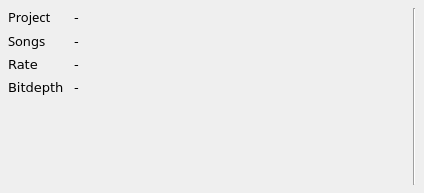
<ui version="4.0" >
 <author></author>
 <comment></comment>
 <exportmacro></exportmacro>
 <class>ProjectInfoWidget</class>
 <widget class="QWidget" name="ProjectInfoWidget" >
  <property name="geometry" >
   <rect>
    <x>0</x>
    <y>0</y>
    <width>424</width>
    <height>193</height>
   </rect>
  </property>
  <property name="windowTitle" >
   <string>Project Information Widget</string>
  </property>
  <layout class="QGridLayout" >
   <property name="margin" >
    <number>8</number>
   </property>
   <property name="spacing" >
    <number>6</number>
   </property>
   <item row="1" column="0" >
    <spacer>
     <property name="orientation" >
      <enum>Qt::Vertical</enum>
     </property>
     <property name="sizeHint" >
      <size>
       <width>199</width>
       <height>31</height>
      </size>
     </property>
    </spacer>
   </item>
   <item row="0" column="0" >
    <layout class="QGridLayout" >
     <property name="margin" >
      <number>0</number>
     </property>
     <property name="spacing" >
      <number>6</number>
     </property>
     <item row="3" column="0" >
      <widget class="QLabel" name="bitdepthDesLabel" >
       <property name="font" >
        <font>
         <family>Bitstream Vera Sans</family>
         <pointsize>10</pointsize>
         <weight>50</weight>
         <italic>false</italic>
         <bold>false</bold>
         <underline>false</underline>
         <strikeout>false</strikeout>
        </font>
       </property>
       <property name="text" >
        <string>Bitdepth</string>
       </property>
      </widget>
     </item>
     <item row="0" column="1" >
      <widget class="QLabel" name="projectNameLabel" >
       <property name="minimumSize" >
        <size>
         <width>120</width>
         <height>0</height>
        </size>
       </property>
       <property name="font" >
        <font>
         <family>Bitstream Vera Sans</family>
         <pointsize>10</pointsize>
         <weight>50</weight>
         <italic>false</italic>
         <bold>false</bold>
         <underline>false</underline>
         <strikeout>false</strikeout>
        </font>
       </property>
       <property name="text" >
        <string>-</string>
       </property>
       <property name="margin" >
        <number>-1</number>
       </property>
      </widget>
     </item>
     <item row="1" column="1" >
      <widget class="QLabel" name="songCountLabel" >
       <property name="minimumSize" >
        <size>
         <width>20</width>
         <height>0</height>
        </size>
       </property>
       <property name="font" >
        <font>
         <family>Bitstream Vera Sans</family>
         <pointsize>10</pointsize>
         <weight>50</weight>
         <italic>false</italic>
         <bold>false</bold>
         <underline>false</underline>
         <strikeout>false</strikeout>
        </font>
       </property>
       <property name="text" >
        <string>-</string>
       </property>
      </widget>
     </item>
     <item row="2" column="0" >
      <widget class="QLabel" name="rateDesLabel" >
       <property name="minimumSize" >
        <size>
         <width>60</width>
         <height>0</height>
        </size>
       </property>
       <property name="font" >
        <font>
         <family>Bitstream Vera Sans</family>
         <pointsize>10</pointsize>
         <weight>50</weight>
         <italic>false</italic>
         <bold>false</bold>
         <underline>false</underline>
         <strikeout>false</strikeout>
        </font>
       </property>
       <property name="text" >
        <string>Rate</string>
       </property>
      </widget>
     </item>
     <item row="2" column="1" >
      <widget class="QLabel" name="rateLabel" >
       <property name="minimumSize" >
        <size>
         <width>45</width>
         <height>0</height>
        </size>
       </property>
       <property name="font" >
        <font>
         <family>Bitstream Vera Sans</family>
         <pointsize>10</pointsize>
         <weight>50</weight>
         <italic>false</italic>
         <bold>false</bold>
         <underline>false</underline>
         <strikeout>false</strikeout>
        </font>
       </property>
       <property name="text" >
        <string>-</string>
       </property>
      </widget>
     </item>
     <item row="3" column="1" >
      <widget class="QLabel" name="bitdepthLabel" >
       <property name="minimumSize" >
        <size>
         <width>20</width>
         <height>0</height>
        </size>
       </property>
       <property name="font" >
        <font>
         <family>Bitstream Vera Sans</family>
         <pointsize>10</pointsize>
         <weight>50</weight>
         <italic>false</italic>
         <bold>false</bold>
         <underline>false</underline>
         <strikeout>false</strikeout>
        </font>
       </property>
       <property name="text" >
        <string>-</string>
       </property>
      </widget>
     </item>
     <item row="1" column="0" >
      <widget class="QLabel" name="songCountLabel_2" >
       <property name="font" >
        <font>
         <family>Sans Serif</family>
         <pointsize>10</pointsize>
         <weight>50</weight>
         <italic>false</italic>
         <bold>false</bold>
         <underline>false</underline>
         <strikeout>false</strikeout>
        </font>
       </property>
       <property name="text" >
        <string>Songs</string>
       </property>
      </widget>
     </item>
     <item row="0" column="0" >
      <widget class="QLabel" name="projectNameDesLabel" >
       <property name="minimumSize" >
        <size>
         <width>40</width>
         <height>0</height>
        </size>
       </property>
       <property name="maximumSize" >
        <size>
         <width>60</width>
         <height>16777215</height>
        </size>
       </property>
       <property name="font" >
        <font>
         <family>Sans Serif</family>
         <pointsize>10</pointsize>
         <weight>50</weight>
         <italic>false</italic>
         <bold>false</bold>
         <underline>false</underline>
         <strikeout>false</strikeout>
        </font>
       </property>
       <property name="text" >
        <string>Project</string>
       </property>
       <property name="textFormat" >
        <enum>Qt::PlainText</enum>
       </property>
      </widget>
     </item>
    </layout>
   </item>
   <item rowspan="2" row="0" column="2" >
    <widget class="Line" name="line" >
     <property name="orientation" >
      <enum>Qt::Vertical</enum>
     </property>
    </widget>
   </item>
   <item row="0" column="1" >
    <spacer>
     <property name="orientation" >
      <enum>Qt::Horizontal</enum>
     </property>
     <property name="sizeHint" >
      <size>
       <width>40</width>
       <height>20</height>
      </size>
     </property>
    </spacer>
   </item>
  </layout>
 </widget>
 <pixmapfunction></pixmapfunction>
 <resources/>
 <connections/>
</ui>
